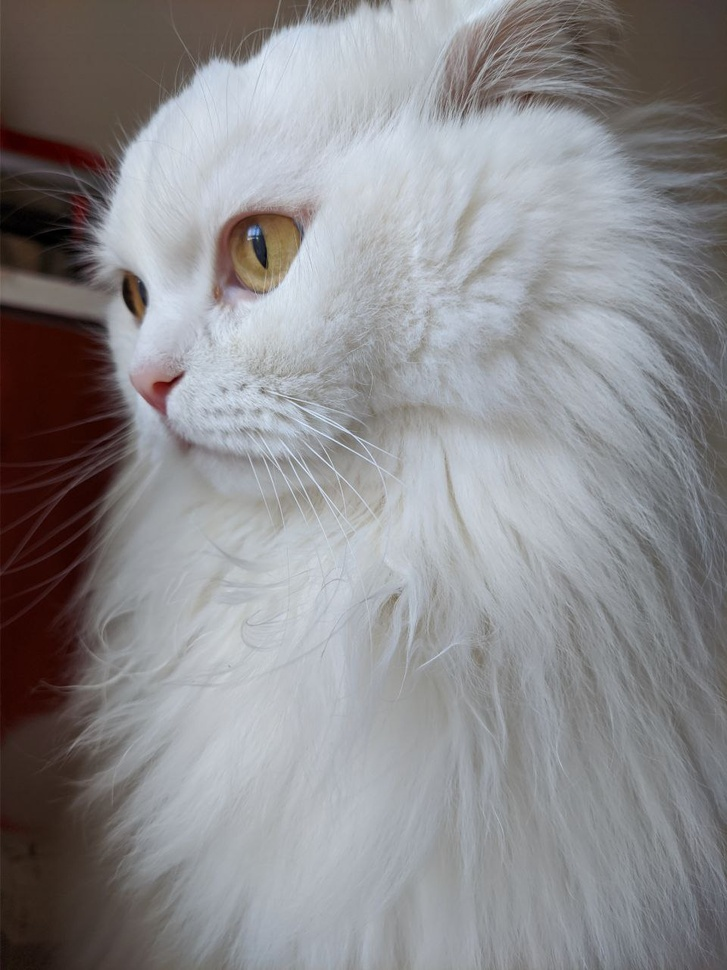
#> input picture scikit-image/filters/bulut.jpeg, 727 x 970 px, shrunk from 960 x 1280 before the run
$ jupyter execute filters.ipynb   (older library calls are emulated)
#> lines starting #> are read from the running program, lines starting #| are printed output that depends on the picture
# Filters
- Filtreleme, bir görüntüyü değiştirmek veya geliştirmek için kullanılan bir tekniktir.
- Özünde görüntülere uygulanana matematiksel bir işlevdir.
- Kenar algılama, smooth, sharpen, blur gibi işlemleri yapar.
### Filtreleme bir neihborhood üzerinde çalışır.
- Belirli görüntü işleme işlemleri, bir görüntünün bölümler halinde işlenmesini içerir. Tüm görüntüyü bir kerede işlemek yerine bloklar veya komşular olarak işleme alır
<p align="center">

</p>

[cell 1]
import matplotlib.pyplot as plt
# subplot fonksiyonu
def plot_comparsion(original, filtered, original_title='Original', filtered_title='Filtered'):
  fig, (ax1, ax2) = plt.subplots(1, 2, figsize=(8, 6), sharex=True, sharey=True)
  ax1.imshow(original, cmap=plt.cm.gray)
  ax1.set_title(original_title)
  ax1.axis('off')
  ax2.imshow(filtered, cmap=plt.cm.gray)
  ax2.set_title(filtered_title)
  ax2.axis('off')
  plt.tight_layout()

# Resmi oku
bulut = plt.imread('bulut.jpeg')
#> bulut is the input picture: shape (970, 727, 3); mean R, G, B 140.4, 139.2, 141.6

## Edge Detection
- Kenar algılama parlaklıktaki süreksizlikleri algılayarak çalışır.

[cell 2]
# Ortak bir kenar algılama algoritması Sobel kenar algılama algoritmasıdır.
from skimage.filters import sobel

# coins image
from skimage import data
coins = data.coins()
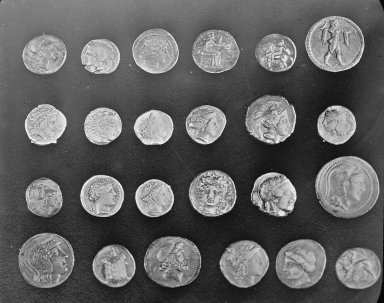
#> input picture skimage.data.coins(), 384 x 303 px
#> coins is the input picture: shape (303, 384); min 1, max 252, mean 96.9
# Edge detection filter
# Bu filtre 2 boyutlu (gray scale) görüntülerde kenar algılama işlemi yapar.
edge_sobel = sobel(coins)
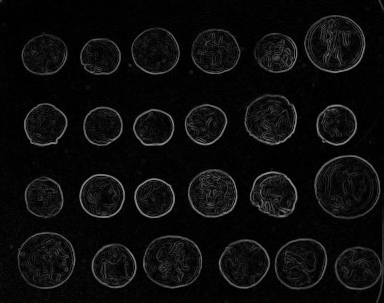
#> edge_sobel: shape (303, 384) float64; min 0, max 0.59, mean 0.0492

plot_comparsion(coins, edge_sobel, 'Original', 'Edge Sobel')
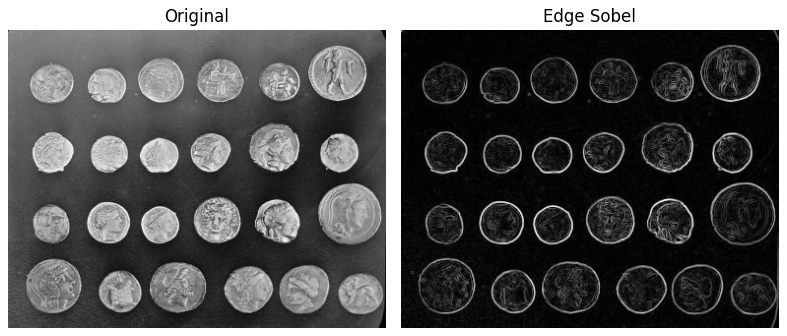
#> figure drawn by matplotlib, 2 panels

## Gaussian Smoothing
- Görüntüyü bulanıklaştırmak ve parazitleri azaltmak için kullanılır.
- Kenarları bulanıklaştırır ve kontrastı azaltır

[cell 3]
# import gaussian filter
from skimage.filters import gaussian

# gaussian filter - sigma değeri arttıkça görüntü bulanıklaşır
# multichannel=True, renkli görüntüler için kullanılır.
gaussian_image = gaussian(bulut, multichannel=True, sigma=5)

plot_comparsion(bulut, gaussian_image, 'Original', 'Gaussian')
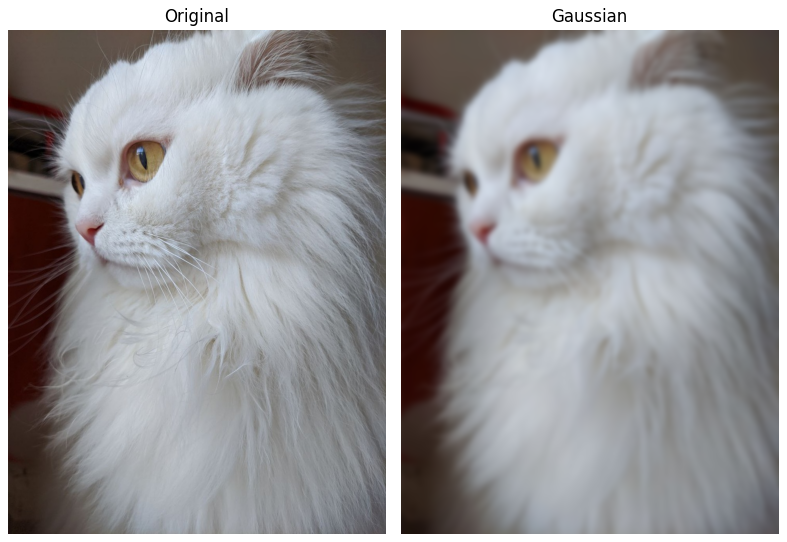
#> figure drawn by matplotlib, 2 panels

## Kontrast arttırma
- Röntgen gibi kontrastı düşük görüntülerin kontrastını arttırarak ayrıntıların fark edilmesini kolaylaştırır.
- Bir görüntünün kontrastı, dinamik aralığının ölçüsü veya histogramının "yayılımı" olarak görülebilir.
- Görüntünün kontrastı histogramında görüntüdeki maksimum ve minimum piksel yoğunluğu arasındaki farktır.
### Kontrast arttırma teknikleri
- Contrasy stretching
  - Histogramı görüntünün tüm yoğunluk değerleri aralığnını dolduracak şekilde uzatır
- Histogram Equalization :En sık görülen yoğunluk değerlerini yayar.
    1. Standart
    2. Adaptive
    3. Contrast Limited Adaptive Histogram Equalization(CLAHE)

[cell 4]
# Pozlama modülünü içe aktaralım
from skimage import exposure

# Standart histogram eşitleme
image_eq = exposure.equalize_hist(bulut)
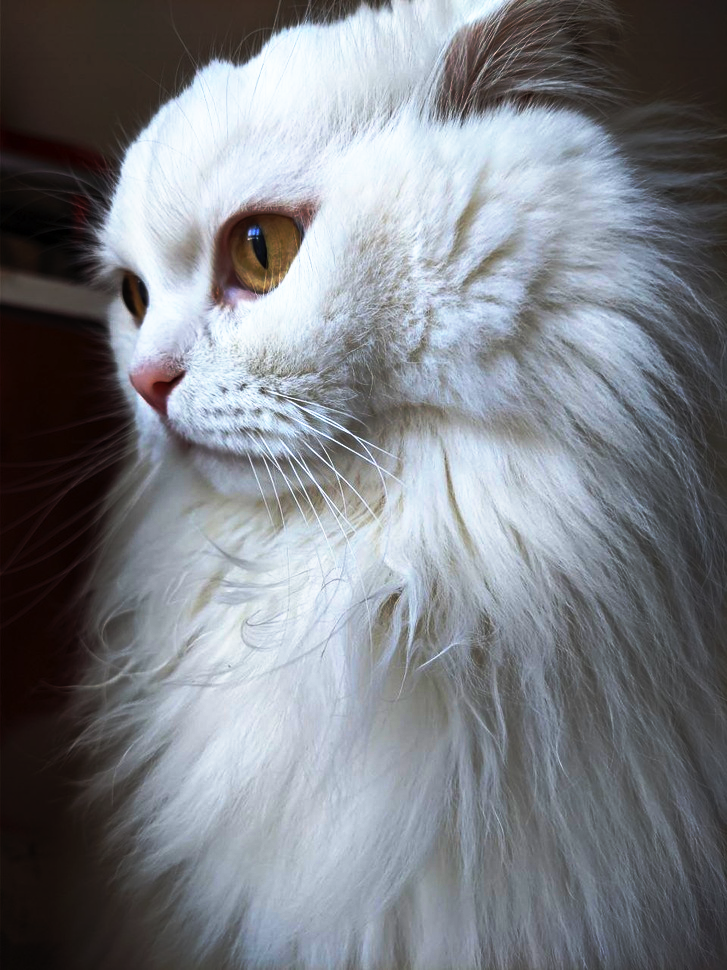
#> image_eq: shape (970, 727, 3) float64; mean R, G, B 0.488, 0.5, 0.522
plot_comparsion(bulut, image_eq,  'Original', 'Histogram equalized')

[cell 5]
# CLACHE(Yerel Korelasyonlu  Normalleştirme/Genelleştirme) contrast equalization
# Her bir blok için ayrı ayrı kontrast dönüştürme işlevi kullanır.
# Sınırlayıcı 0-1 arasında deper alır daha yüsek değerler daha fazla kontrastlı görüntüler için kullanılır.
image_adapteq = exposure.equalize_adapthist(bulut, clip_limit=0.02)
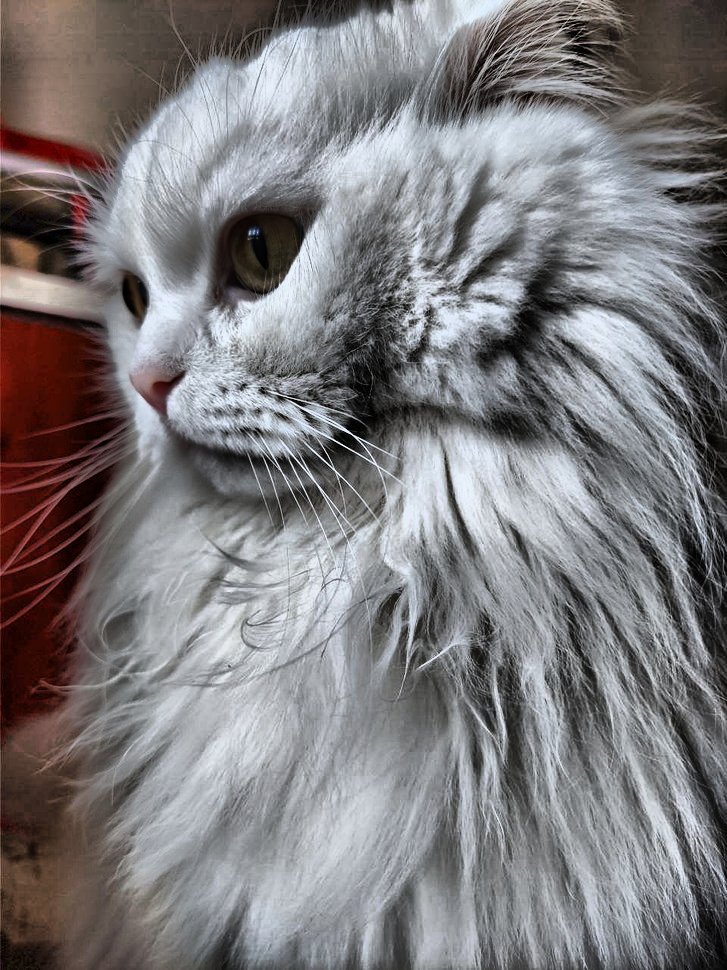
#> image_adapteq: shape (970, 727, 3) float64; mean R, G, B 0.495, 0.486, 0.494
plot_comparsion(bulut, image_adapteq, 'Original', 'Adaptive equalized')
